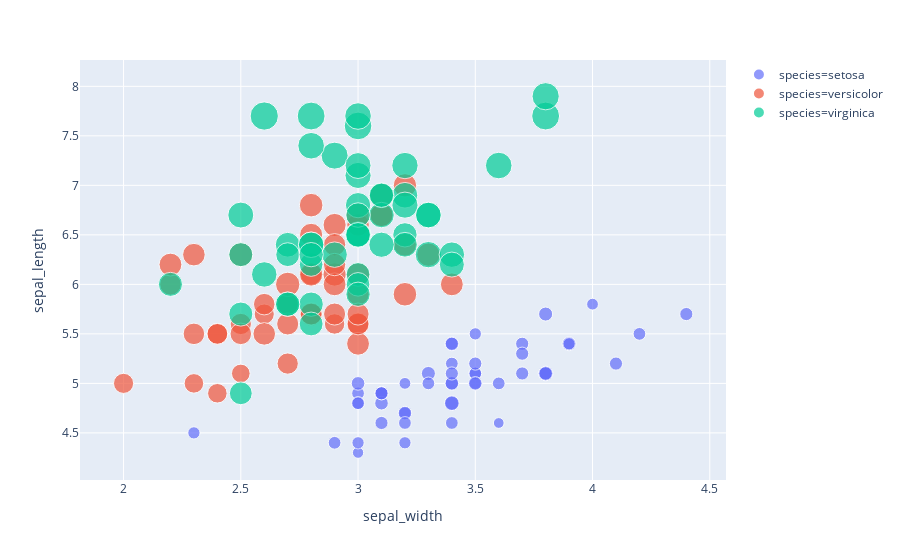

Notebook code for this chart:
### Code cell
import plotly.express as px
df = px.data.iris()
fig = px.scatter(df, x="sepal_width", y="sepal_length", color="species",
                 size='petal_length', hover_data=['petal_width'])
fig.show()

### Figure 1 — Plotly figure (JSON) as saved in the notebook; plotly's stock layout.template omitted (floating-point values rounded to 4 significant figures)
{"data": [{"customdata": [[0.2], [0.2], [0.2], [0.2], [0.2], [0.4], [0.3], [0.2], [0.2], [0.1], [0.2], [0.2], [0.1], [0.1], [0.2], [0.4], [0.4], [0.3], [0.3], [0.3], [0.2], [0.4], [0.2], [0.5], [0.2], [0.2], [0.4], [0.2], [0.2], [0.2], [0.2], [0.4], [0.1], [0.2], [0.1], [0.2], [0.2], [0.1], [0.2], [0.2], [0.3], [0.3], [0.2], [0.6], [0.4], [0.3], [0.2], [0.2], [0.2], [0.2]], "hoverlabel": {"namelength": 0}, "hovertemplate": "species=setosa<br>sepal_width=%{x}<br>sepal_length=%{y}<br>petal_length=%{marker.size}<br>petal_width=%{customdata[0]}", "legendgroup": "species=setosa", "marker": {"color": "#636efa", "size": [1.4, 1.4, 1.3, 1.5, 1.4, 1.7, 1.4, 1.5, 1.4, 1.5, 1.5, 1.6, 1.4, 1.1, 1.2, 1.5, 1.3, 1.4, 1.7, 1.5, 1.7, 1.5, 1, 1.7, 1.9, 1.6, 1.6, 1.5, 1.4, 1.6, 1.6, 1.5, 1.5, 1.4, 1.5, 1.2, 1.3, 1.5, 1.3, 1.5, 1.3, 1.3, 1.3, 1.6, 1.9, 1.4, 1.6, 1.4, 1.5, 1.4], "sizemode": "area", "sizeref": 0.01725, "symbol": "circle"}, "mode": "markers", "name": "species=setosa", "showlegend": true, "type": "scatter", "x": [3.5, 3, 3.2, 3.1, 3.6, 3.9, 3.4, 3.4, 2.9, 3.1, 3.7, 3.4, 3, 3, 4, 4.4, 3.9, 3.5, 3.8, 3.8, 3.4, 3.7, 3.6, 3.3, 3.4, 3, 3.4, 3.5, 3.4, 3.2, 3.1, 3.4, 4.1, 4.2, 3.1, 3.2, 3.5, 3.1, 3, 3.4, 3.5, 2.3, 3.2, 3.5, 3.8, 3, 3.8, 3.2, 3.7, 3.3], "xaxis": "x", "y": [5.1, 4.9, 4.7, 4.6, 5, 5.4, 4.6, 5, 4.4, 4.9, 5.4, 4.8, 4.8, 4.3, 5.8, 5.7, 5.4, 5.1, 5.7, 5.1, 5.4, 5.1, 4.6, 5.1, 4.8, 5, 5, 5.2, 5.2, 4.7, 4.8, 5.4, 5.2, 5.5, 4.9, 5, 5.5, 4.9, 4.4, 5.1, 5, 4.5, 4.4, 5, 5.1, 4.8, 5.1, 4.6, 5.3, 5], "yaxis": "y"}, {"customdata": [[1.4], [1.5], [1.5], [1.3], [1.5], [1.3], [1.6], [1], [1.3], [1.4], [1], [1.5], [1], [1.4], [1.3], [1.4], [1.5], [1], [1.5], [1.1], [1.8], [1.3], [1.5], [1.2], [1.3], [1.4], [1.4], [1.7], [1.5], [1], [1.1], [1], [1.2], [1.6], [1.5], [1.6], [1.5], [1.3], [1.3], [1.3], [1.2], [1.4], [1.2], [1], [1.3], [1.2], [1.3], [1.3], [1.1], [1.3]], "hoverlabel": {"namelength": 0}, "hovertemplate": "species=versicolor<br>sepal_width=%{x}<br>sepal_length=%{y}<br>petal_length=%{marker.size}<br>petal_width=%{customdata[0]}", "legendgroup": "species=versicolor", "marker": {"color": "#EF553B", "size": [4.7, 4.5, 4.9, 4, 4.6, 4.5, 4.7, 3.3, 4.6, 3.9, 3.5, 4.2, 4, 4.7, 3.6, 4.4, 4.5, 4.1, 4.5, 3.9, 4.8, 4, 4.9, 4.7, 4.3, 4.4, 4.8, 5, 4.5, 3.5, 3.8, 3.7, 3.9, 5.1, 4.5, 4.5, 4.7, 4.4, 4.1, 4, 4.4, 4.6, 4, 3.3, 4.2, 4.2, 4.2, 4.3, 3, 4.1], "sizemode": "area", "sizeref": 0.01725, "symbol": "circle"}, "mode": "markers", "name": "species=versicolor", "showlegend": true, "type": "scatter", "x": [3.2, 3.2, 3.1, 2.3, 2.8, 2.8, 3.3, 2.4, 2.9, 2.7, 2, 3, 2.2, 2.9, 2.9, 3.1, 3, 2.7, 2.2, 2.5, 3.2, 2.8, 2.5, 2.8, 2.9, 3, 2.8, 3, 2.9, 2.6, 2.4, 2.4, 2.7, 2.7, 3, 3.4, 3.1, 2.3, 3, 2.5, 2.6, 3, 2.6, 2.3, 2.7, 3, 2.9, 2.9, 2.5, 2.8], "xaxis": "x", "y": [7, 6.4, 6.9, 5.5, 6.5, 5.7, 6.3, 4.9, 6.6, 5.2, 5, 5.9, 6, 6.1, 5.6, 6.7, 5.6, 5.8, 6.2, 5.6, 5.9, 6.1, 6.3, 6.1, 6.4, 6.6, 6.8, 6.7, 6, 5.7, 5.5, 5.5, 5.8, 6, 5.4, 6, 6.7, 6.3, 5.6, 5.5, 5.5, 6.1, 5.8, 5, 5.6, 5.7, 5.7, 6.2, 5.1, 5.7], "yaxis": "y"}, {"customdata": [[2.5], [1.9], [2.1], [1.8], [2.2], [2.1], [1.7], [1.8], [1.8], [2.5], [2], [1.9], [2.1], [2], [2.4], [2.3], [1.8], [2.2], [2.3], [1.5], [2.3], [2], [2], [1.8], [2.1], [1.8], [1.8], [1.8], [2.1], [1.6], [1.9], [2], [2.2], [1.5], [1.4], [2.3], [2.4], [1.8], [1.8], [2.1], [2.4], [2.3], [1.9], [2.3], [2.5], [2.3], [1.9], [2], [2.3], [1.8]], "hoverlabel": {"namelength": 0}, "hovertemplate": "species=virginica<br>sepal_width=%{x}<br>sepal_length=%{y}<br>petal_length=%{marker.size}<br>petal_width=%{customdata[0]}", "legendgroup": "species=virginica", "marker": {"color": "#00cc96", "size": [6, 5.1, 5.9, 5.6, 5.8, 6.6, 4.5, 6.3, 5.8, 6.1, 5.1, 5.3, 5.5, 5, 5.1, 5.3, 5.5, 6.7, 6.9, 5, 5.7, 4.9, 6.7, 4.9, 5.7, 6, 4.8, 4.9, 5.6, 5.8, 6.1, 6.4, 5.6, 5.1, 5.6, 6.1, 5.6, 5.5, 4.8, 5.4, 5.6, 5.1, 5.1, 5.9, 5.7, 5.2, 5, 5.2, 5.4, 5.1], "sizemode": "area", "sizeref": 0.01725, "symbol": "circle"}, "mode": "markers", "name": "species=virginica", "showlegend": true, "type": "scatter", "x": [3.3, 2.7, 3, 2.9, 3, 3, 2.5, 2.9, 2.5, 3.6, 3.2, 2.7, 3, 2.5, 2.8, 3.2, 3, 3.8, 2.6, 2.2, 3.2, 2.8, 2.8, 2.7, 3.3, 3.2, 2.8, 3, 2.8, 3, 2.8, 3.8, 2.8, 2.8, 2.6, 3, 3.4, 3.1, 3, 3.1, 3.1, 3.1, 2.7, 3.2, 3.3, 3, 2.5, 3, 3.4, 3], "xaxis": "x", "y": [6.3, 5.8, 7.1, 6.3, 6.5, 7.6, 4.9, 7.3, 6.7, 7.2, 6.5, 6.4, 6.8, 5.7, 5.8, 6.4, 6.5, 7.7, 7.7, 6, 6.9, 5.6, 7.7, 6.3, 6.7, 7.2, 6.2, 6.1, 6.4, 7.2, 7.4, 7.9, 6.4, 6.3, 6.1, 7.7, 6.3, 6.4, 6, 6.9, 6.7, 6.9, 5.8, 6.8, 6.7, 6.7, 6.3, 6.5, 6.2, 5.9], "yaxis": "y"}], "layout": {"legend": {"itemsizing": "constant", "tracegroupgap": 0}, "margin": {"t": 60}, "xaxis": {"anchor": "y", "domain": [0, 1], "title": {"text": "sepal_width"}}, "yaxis": {"anchor": "x", "domain": [0, 1], "title": {"text": "sepal_length"}}}}
